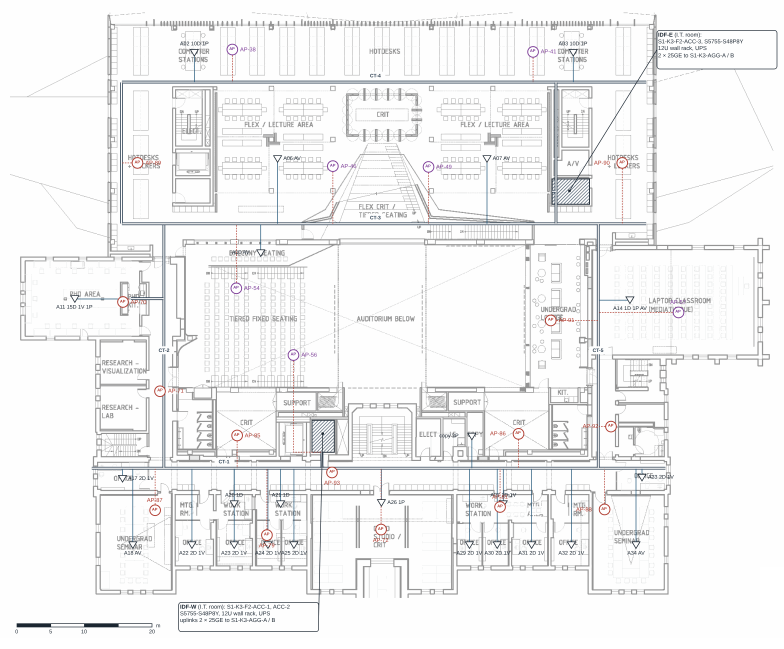
#> input picture plans/K3-201_plan_layer.png, 2352 x 1945 px (shown at 1/3 size)
$ python fig12_lld_academic.py
#> lines starting #> are read from the running program, lines starting #| are printed output that depends on the picture
### lldsheet.py
"""Drawing sheets (LLD) on A4 landscape: plan layer, legend, notes, tables, revisions, title block.

A sheet is 266 x 168 mm, the printable width and height of an A4 landscape page of the document,
so text keeps its point size in print: 5.5-7 pt text, 0.5-1.5 pt lines.
"""
import textwrap
from pathlib import Path

import cv2
import numpy as np
from matplotlib.patches import Circle, Ellipse, Polygon, Rectangle
from PIL import Image

from hwdraw import Diagram, GREY, INK

PLANS = Path(__file__).parent / "plans"

W, H = 266, 168
NAVY = "#1F3864"
RED = "#C00000"
PURPLE = "#7030A0"
BLUE = "#2E75B6"
ODF_FILL = "#FBE5D6"
RU_FILL = "#F2F6FB"


def plan_layer(name, k=3, gamma=1.35, white=()):
    """Plan layer of an earlier sheet issue, with every line made k px wider and the greys darker,
    so plan, trays and labels stay visible when the sheet is printed on A4."""
#> called with name = 'K3-201_plan_layer.png', k = 3, gamma = 1.35, white = ()
    a = np.array(Image.open(PLANS / name).convert("RGB"))
#> a is the input picture: shape (1945, 2352, 3); mean R, G, B 242.4, 242.4, 242.7
    for x0, y0, x1, y1 in white:
        a[y0:y1, x0:x1] = 255
    a = cv2.erode(a, np.ones((k, k), np.uint8))
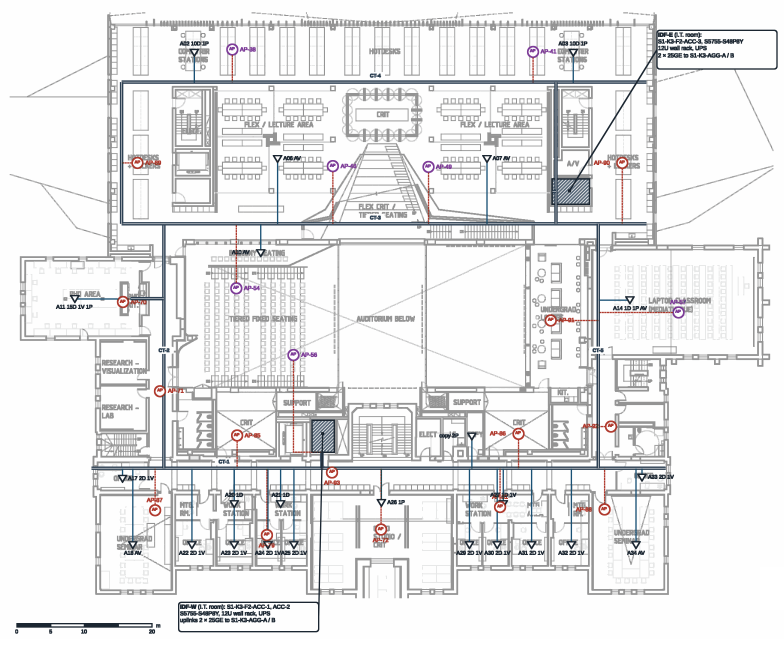
#> a: shape (1945, 2352, 3) (shown at 1/3 size); mean R, G, B 232.5, 232.5, 233.1
    a = (255 * (a / 255.0) ** gamma).astype(np.uint8)
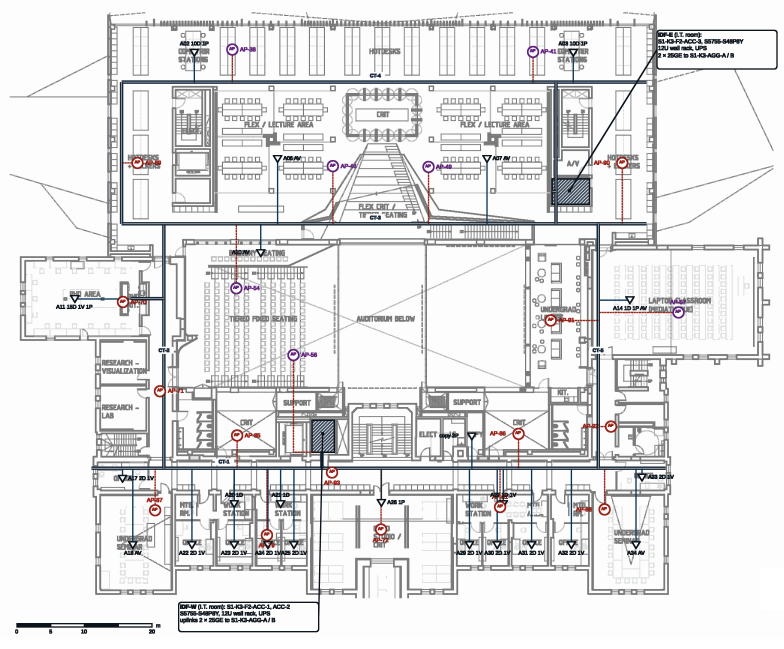
#> a: shape (1945, 2352, 3) (shown at 1/3 size); mean R, G, B 227.1, 226.9, 227.5
    return a


class Sheet(Diagram):
    def __init__(self, name):
        super().__init__(W, H, name)
        self.ax.add_patch(Rectangle((0.6, 0.6), W - 1.2, H - 1.2, fc="none", ec=INK, lw=1.0, zorder=0.5))

    # ------------------------------------------------------------ raster
    def image(self, arr, x, y, w):
        h = w * arr.shape[0] / arr.shape[1]
        self.ax.imshow(arr, extent=(x, x + w, y + h, y), zorder=0.8, interpolation="lanczos")
        return h

    # ------------------------------------------------------------ text helpers
    @staticmethod
    def wrap(s, w, size):
        n = max(10, int(w / (0.172 * size)))
        return textwrap.wrap(s, n)

    def heading(self, x, y, s, size=6.4):
        self.text(x, y, s, size=size, weight="bold", bg=False, va="center")

    # [6 lines left out: function para, not called in this run]

    def panel(self, x, y, w, h, title=None, size=6.4):
        self.ax.add_patch(Rectangle((x, y), w, h, fc="white", ec=INK, lw=0.6, zorder=1))
        if title:
            self.heading(x + 1.5, y + 2.6, title, size)
        return y + (5.2 if title else 1.5)

    def notes(self, x, y, w, h, items, size=5.8):
        yy = self.panel(x, y, w, h, "Notes")
        step = size * 0.3528 * 1.32
        for i, s in enumerate(items, 1):
            lines = self.wrap(s, w - 7, size)
            self.text(x + 1.5, yy, f"{i}.", size=size, bg=False, va="top")
            for j, l in enumerate(lines):
                self.text(x + 5, yy + j * step, l, size=size, bg=False, va="top")
            yy += len(lines) * step + 0.6
        return yy

    def table(self, x, y, cols, rows, size=5.6, rh=3.4, header=True, colors=None, align=None):
        """cols: widths in mm; rows: lists of cell texts (a cell may hold '\\n'); first row is the header."""
        yy = y
        for r, row in enumerate(rows):
            n = max(len(str(c).split("\n")) for c in row)
            h = rh + (n - 1) * size * 0.3528 * 1.2
            xx = x
            for c, (cw, cell) in enumerate(zip(cols, row)):
                fc = "#E8EDF4" if (header and r == 0) else "white"
                self.ax.add_patch(Rectangle((xx, yy), cw, h, fc=fc, ec=INK, lw=0.5, zorder=1))
                lines = str(cell).split("\n")
                for k, l in enumerate(lines):
                    ha = (align[c] if align else "left")
                    tx = xx + (cw / 2 if ha == "center" else 1.0)
                    ty = yy + h / 2 + (k - (len(lines) - 1) / 2) * size * 0.3528 * 1.2
                    self.text(tx, ty, l, size=size, bg=False, va="center", ha=ha,
                              weight="bold" if (header and r == 0) else "normal",
                              color=(colors[c] if colors and not (header and r == 0) else INK))
                xx += cw
            yy += h
        return yy

    def revisions(self, x, y, w, rows, size=5.6):
        self.heading(x, y + 1.6, "Revisions", size + 0.6)
        return self.table(x, y + 3.6, [9, 17, w - 26], [["Rev.", "Date", "Description"]] + rows, size=size,
                          align=["center", "center", "left"])

    def title_block(self, x, y, w, fields, size=5.8, lw=20, tsize=6.8, rh=3.6):
        yy = y
        for k, v in fields:
            big = k == "Title"
            lines = self.wrap(v, w - lw - 2, tsize) if big else [v]
            lstep = tsize * 0.3528 * 1.2
            h = rh + (len(lines) - 1) * lstep if big else rh
            self.ax.add_patch(Rectangle((x, yy), lw, h, fc="#F2F2F2", ec=INK, lw=0.5, zorder=1))
            self.ax.add_patch(Rectangle((x + lw, yy), w - lw, h, fc="white", ec=INK, lw=0.5, zorder=1))
            self.text(x + 1, yy + h / 2, k, size=size - 0.4, color=GREY, bg=False, va="center")
            for j, l in enumerate(lines):
                self.text(x + lw + 1, yy + h / 2 + (j - (len(lines) - 1) / 2) * lstep, l,
                          size=tsize if big else size, weight="bold" if big else "normal", bg=False, va="center")
            yy += h
        return yy

    # [8 lines left out: function scalebar, not called in this run]

    # ------------------------------------------------------------ legend symbols
    def sym(self, kind, x, y):
        ax = self.ax
        if kind == "tray":
            for dy in (-0.45, 0.45):
                ax.plot([x, x + 9], [y + dy, y + dy], color=NAVY, lw=1.1, zorder=2)
        elif kind == "drop":
            ax.plot([x, x + 9], [y, y], color=NAVY, lw=0.7, zorder=2)
        elif kind == "apdrop":
            ax.plot([x, x + 9], [y, y], color=RED, lw=0.9, ls=(0, (1.2, 1.2)), zorder=2)
        elif kind == "outlet":
            ax.add_patch(Polygon([(x + 3, y - 1.3), (x + 6, y - 1.3), (x + 4.5, y + 1.3)], closed=True,
                                 fc="white", ec=INK, lw=0.8, zorder=2))
        elif kind in ("ap", "ap_purple", "ap_dashed"):
            col = PURPLE if kind == "ap_purple" else RED
            ax.add_patch(Circle((x + 4.5, y), 1.6, fc="white", ec=col, lw=0.9, zorder=2,
                                ls=(0, (1.5, 1)) if kind == "ap_dashed" else "-"))
            self.text(x + 4.5, y, "AP", size=4.2, color=col, ha="center", va="center", bg=False, z=3)
        elif kind == "idf":
            ax.add_patch(Rectangle((x + 2.5, y - 1.6), 4, 3.2, fc="white", ec=INK, lw=0.8, hatch="/////", zorder=2))
        elif kind == "routeA":
            ax.plot([x, x + 9], [y, y], color=NAVY, lw=1.6, zorder=2)
        elif kind == "routeB":
            ax.plot([x, x + 9], [y, y], color=RED, lw=1.6, ls=(0, (3, 1.5)), zorder=2)
        elif kind == "uplink":
            ax.plot([x, x + 9], [y, y], color=INK, lw=0.8, zorder=2)
        elif kind == "odf":
            ax.add_patch(Rectangle((x + 1, y - 1.5), 7, 3, fc=ODF_FILL, ec=NAVY, lw=0.8, zorder=2))
            self.text(x + 4.5, y, "ODF", size=4.4, ha="center", va="center", bg=False, weight="bold", z=3)
        elif kind == "ru":
            ax.add_patch(Rectangle((x + 1.5, y - 1.5), 6, 3, fc="white", ec=NAVY, lw=0.9, zorder=2))
            self.text(x + 4.5, y, "07", size=4.6, ha="center", va="center", bg=False, weight="bold", color=NAVY, z=3)
        elif kind == "riser":
            ax.add_patch(Rectangle((x + 2.8, y - 1.7), 3.4, 3.4, fc="white", ec=INK, lw=0.8, zorder=2))
            ax.plot([x + 2.8, x + 6.2], [y - 1.7, y + 1.7], color=INK, lw=0.7, zorder=3)
            ax.plot([x + 2.8, x + 6.2], [y + 1.7, y - 1.7], color=INK, lw=0.7, zorder=3)
        elif kind == "room":
            ax.add_patch(Ellipse((x + 4.5, y), 6, 3, fc="white", ec=INK, lw=0.8, zorder=2))
            self.text(x + 4.5, y, "12", size=4.6, ha="center", va="center", bg=False, z=3)

    def legend_panel(self, x, y, w, h, entries, size=5.8, step=4.3):
        yy = self.panel(x, y, w, h, "Legend") + 1.6
        for kind, label in entries:
            self.sym(kind, x + 1.5, yy)
            self.text(x + 13, yy, label, size=size, bg=False, va="center")
            yy += step
        return yy

### hwdraw.py
from pathlib import Path
import matplotlib
matplotlib.use("Agg")
import matplotlib.pyplot as plt
from matplotlib.lines import Line2D
from matplotlib.patches import FancyBboxPatch, Rectangle
from PIL import Image

HERE = Path(__file__).parent
ICONS = HERE / "icons"
OUT = HERE / "out"

FONT = "Liberation Sans"
plt.rcParams["font.family"] = FONT
plt.rcParams["svg.fonttype"] = "none"      # text stays text in the SVG

# ---------------------------------------------------------------- colours
INK = "#1A1A1A"        # device names
GREY = "#595959"       # models, notes
LIGHT = "#8C8C8C"
BLUE = "#0262A9"       # Huawei icon blue

ZONES = {   # fill, edge, line style
    "site":     ("#F5F8FC", "#9DB3CC", "-"),
    "dc":       ("#FCF7F1", "#D2A46E", "-"),
    "internet": ("#F8F5FB", "#A58BC2", "-"),
    "room":     ("#FFFFFF", "#A6A6A6", "-"),
    "floor":    ("#FAFAFA", "#C8C8C8", "-"),
    "group":    ("none",    "#B4B4B4", (0, (3, 2))),
    "shelter":  ("#F3F7F2", "#9DB89A", "-"),
    "vrf":      ("#FFFFFF", "#9DB3CC", "-"),
}

LINKS = {   # colour, width (pt), dash
    "isp":     ("#C55A11", 1.0, "-"),
    "ipsec":   ("#C55A11", 0.8, (0, (5, 2.5))),
    "fiberA":  ("#2E7D32", 1.5, "-"),
    "fiberB":  ("#2E7D32", 1.5, (0, (7, 2, 1.5, 2))),
    "uplink":  ("#404040", 0.8, "-"),
    "mlag":    ("#1F3864", 2.4, "-"),
    "pe":      ("#2E75B6", 1.0, "-"),
    "fw":      ("#C00000", 1.0, "-"),
    "server":  ("#9A9A9A", 0.6, "-"),
    "inet":    ("#7030A0", 1.2, "-"),
    "g5":      ("#7030A0", 0.9, (0, (1.5, 1.5))),
    "copper":  ("#404040", 0.6, "-"),
    "riserA":  ("#2E75B6", 1.2, "-"),
    "riserB":  ("#C00000", 1.2, (0, (5, 2.5))),
    "drop":    ("#7F7F7F", 0.5, "-"),
    "vrf":     ("#2E75B6", 0.7, "-"),
    "ibgp":    ("#7030A0", 0.7, (0, (3, 2))),
}

LEGEND_TEXT = {
    "isp": "ISP line", "ipsec": "IPsec tunnel (GRE + MPLS L3VPN inside)",
    "fiberA": "Fibre L4, circuit A (100GE)", "fiberB": "Fibre L4, circuit B (100GE)",
    "uplink": "Building / edge uplink", "mlag": "M-LAG peer-link / HRP / iStack",
    "pe": "PE, hub ↔ border leaf", "fw": "Firewall ↔ border leaf",
    "server": "Server link (2 × 25GE)", "inet": "Internet side (100GE)",
    "g5": "5G last resort", "copper": "Cat 6A copper",
    "double": "double line to a dashed frame = one link to each device of the pair",
}

_cache = {}


# [7 lines left out: function _icon, not called in this run]


class Diagram:
    def __init__(self, w, h, name):
        self.w, self.h, self.name = w, h, name
        self.fig = plt.figure(figsize=(w / 25.4, h / 25.4))
        self.ax = self.fig.add_axes([0, 0, 1, 1])
        self.ax.set_xlim(0, w)
        self.ax.set_ylim(h, 0)
        self.ax.axis("off")
        self.n = {}

    # ------------------------------------------------------------ text
    def text(self, x, y, s, size=6, color=INK, weight="normal", ha="left",
             va="center", bg=True, z=6, style="normal"):
        kw = dict(boxstyle="square,pad=0.15", fc="white", ec="none") if bg else None
        return self.ax.text(x, y, s, fontsize=size, color=color, fontweight=weight,
                            ha=ha, va=va, zorder=z, bbox=kw, fontstyle=style,
                            linespacing=1.15)

    def note(self, x, y, s, size=5.3, color=GREY, ha="left", va="top", bg=False):
        return self.text(x, y, s, size=size, color=color, ha=ha, va=va, bg=bg)

    # ------------------------------------------------------------ zones
    # [23 lines left out: functions zone, rail, not called in this run]

    def dot(self, x, y, color=INK, r=0.55):
        from matplotlib.patches import Circle
        self.ax.add_patch(Circle((x, y), r, fc=color, ec="none", zorder=5))

    def box(self, x, y, w, h, fc="white", ec="#A6A6A6", lw=0.6, z=1, ls="-"):
        self.ax.add_patch(Rectangle((x, y), w, h, fc=fc, ec=ec, lw=lw, ls=ls, zorder=z))

    def hline(self, x1, x2, y, color="#C8C8C8", lw=0.5, ls=(0, (3, 2))):
        self.ax.plot([x1, x2], [y, y], color=color, lw=lw, ls=ls, zorder=0.5)

    # ------------------------------------------------------------ devices
    # [156 lines left out: functions node, cloud, p, line, group, link and 2 more, not called in this run]

    # ------------------------------------------------------------ output
    def save(self):
        OUT.mkdir(exist_ok=True)
        png = OUT / f"{self.name}.png"
        self.fig.savefig(png, dpi=300, facecolor="white")
        self.fig.savefig(OUT / f"{self.name}.svg", facecolor="white")
        plt.close(self.fig)
        print("saved", png.relative_to(HERE))

### fig12_lld_academic.py
"""Fig. 12 Sheet SYN-LLD-K3-201: academic building S1-K3, floor 2, IDF rooms, trays, Cat 6A drops, outlets and APs.

Plan layer: plans/K3-201_plan_layer.png (rev. A of the sheet: plan "Level 02" of the task with the team's IDF rooms,
trays CT-1..CT-5, drops, outlet groups and APs from WLAN Planner), drawn here with wider lines for A4.
Port names as Table 27 of the document (GE1/0/x).
"""
from hwdraw import GREY
from lldsheet import H, W, Sheet, plan_layer

s = Sheet("fig12_lld_academic")
plan = plan_layer("K3-201_plan_layer.png")
pw = (H - 4) * plan.shape[1] / plan.shape[0]
s.image(plan, 2, 2, pw)

X = 2 + pw + 3
RW = W - X - 3
s.legend_panel(X, 3, RW, 32, [("tray", "cable tray (CT-n)"),
                              ("drop", "Cat 6A drops to outlets"),
                              ("apdrop", "Cat 6A drop to an AP (PoE+)"),
                              ("outlet", "outlet group (telecom outlet / floor box)"),
                              ("ap", "AP 5773-21 (red) or 5776-57 (purple)"),
                              ("idf", "IDF room with access switches")], size=5.5, step=4.2)
s.notes(X, 37, RW, 52, [
    'Background: plan "Level 02" of the task (architecture school), scale from the drawn 3 m bar.',
    "Outlet labels: zone (Appendix B) and its ports: D = PC, V = IP phone, P = printer, AV = projector. Seats use "
    "Wi-Fi; computer stations and the PhD desks get floor boxes.",
    "Cabling: Cat 6A U/FTP, one cable per port and AP, ≤ 90 m permanent link; longest run IDF-E to AP-89 = 78 m.",
    "CT-1 to CT-5: 200 × 60 mm wire-mesh trays above the corridor and studio ceilings; drops in conduit.",
    "Switch ports in use: ACC-1 36, ACC-2 34, ACC-3 35 of 48 (APs from GE1/0/33); port schedule in Table 27.",
    "AP positions from the team's WLAN Planner design (purple = 5776-57). Routes are confirmed at the site survey.",
], size=5.6)
s.revisions(X, 106, RW, [["A", "22.10.2026", "first issue (LLD floor of task V3)"],
                         ["B", "24.10.2026", "A4 sheet; ports GE1/0/x"]], size=5.0)
s.title_block(X, 131, RW, [("Project", "SYNergy campus · Huawei STC 2026"),
                            ("Title", "Academic building S1-K3, floor 2: IDF rooms, trays, Cat 6A drops, outlets "
                                      "and APs"),
                            ("Drawing no.", "SYN-LLD-K3-201"), ("Scale", "see scale bar (bottom left)"),
                            ("Date / rev.", "24.10.2026 · rev. B"), ("Drawn / checked", "Team SYNergy / —"),
                            ("Sheet", "1 of 1 (academic)")], size=5.3, lw=15, tsize=6.0, rh=3.3)
s.save()
#> in save, `self.fig.savefig(png, dpi=300, facecolor="white")`:
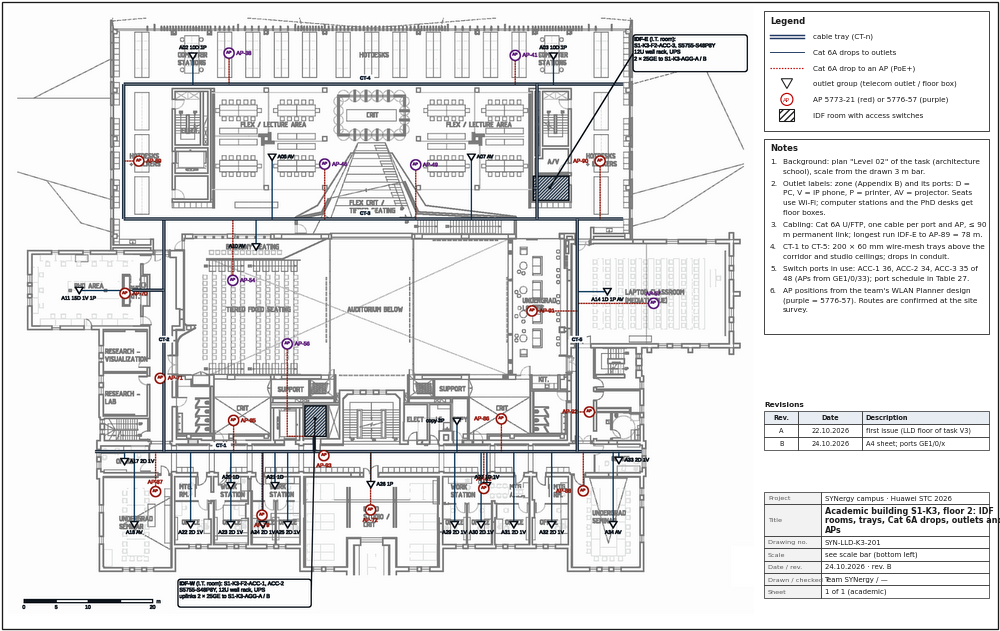
#> figure drawn by matplotlib, 1 panel

$ run again, with plans/A1-101_plan_layer.png copied over plans/K3-201_plan_layer.png
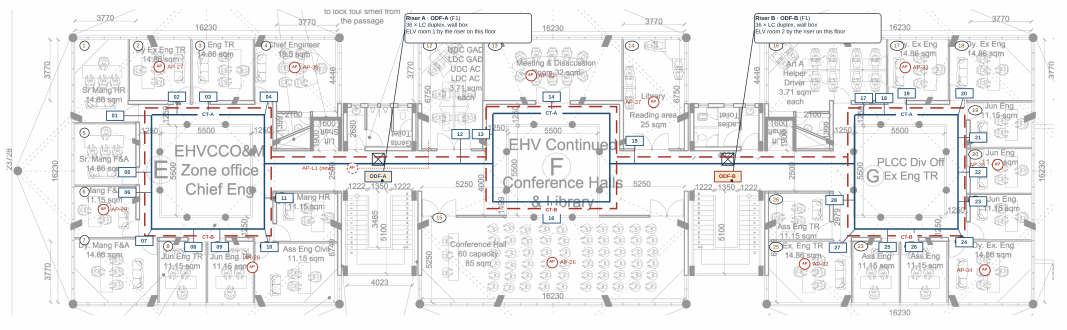
#> input picture plans/A1-101_plan_layer.png, 3200 x 990 px (shown at 1/3 size)
#> in plan_layer, a is the input picture: shape (990, 3200, 3); mean R, G, B 238.6, 238.3, 238.7
#> in plan_layer, `a = (255 * (a / 255.0) ** gamma).astype(np.uint8)`:
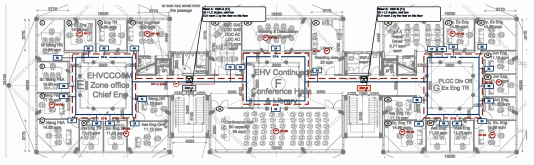
#> a: shape (990, 3200, 3) (shown at 1/6 size); mean R, G, B 219.3, 218.6, 219.3
#> in save, `self.fig.savefig(png, dpi=300, facecolor="white")`:
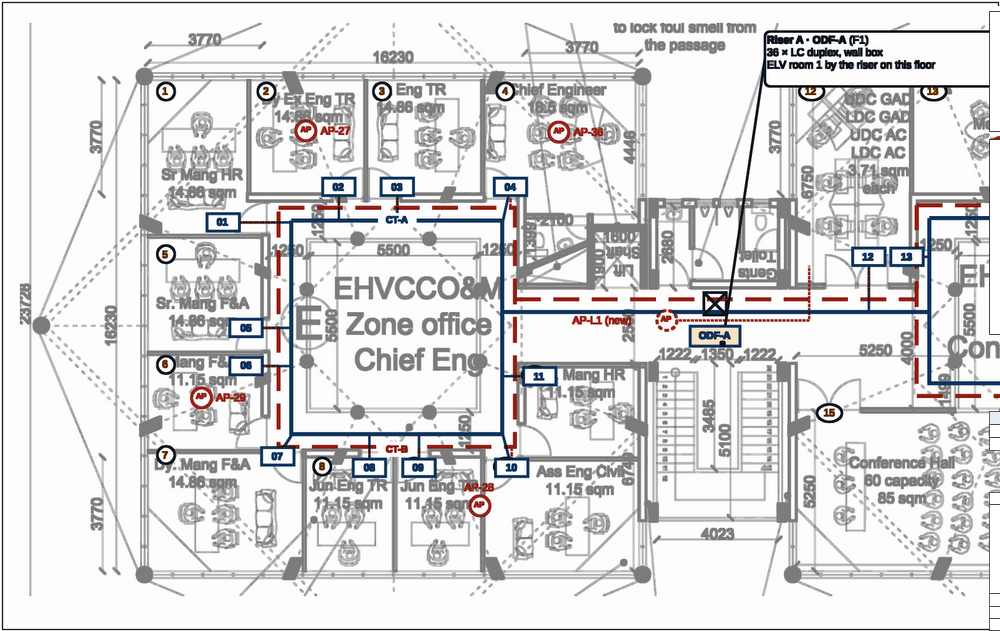
#> figure drawn by matplotlib, 1 panel
